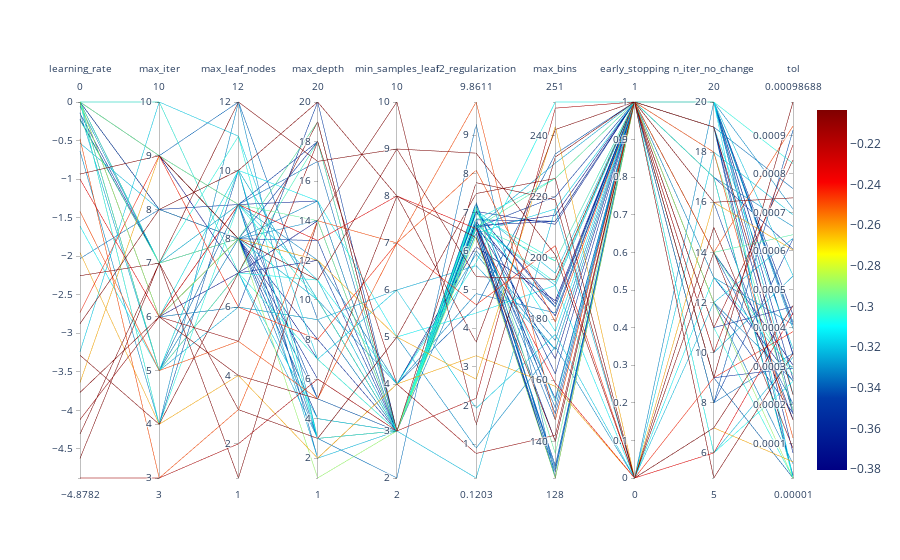

The notebook cell saved with this chart:
### Markdown cell above
## Parallel Coordinates Plot

### Code cell
spot_tuner.parallel_plot()
